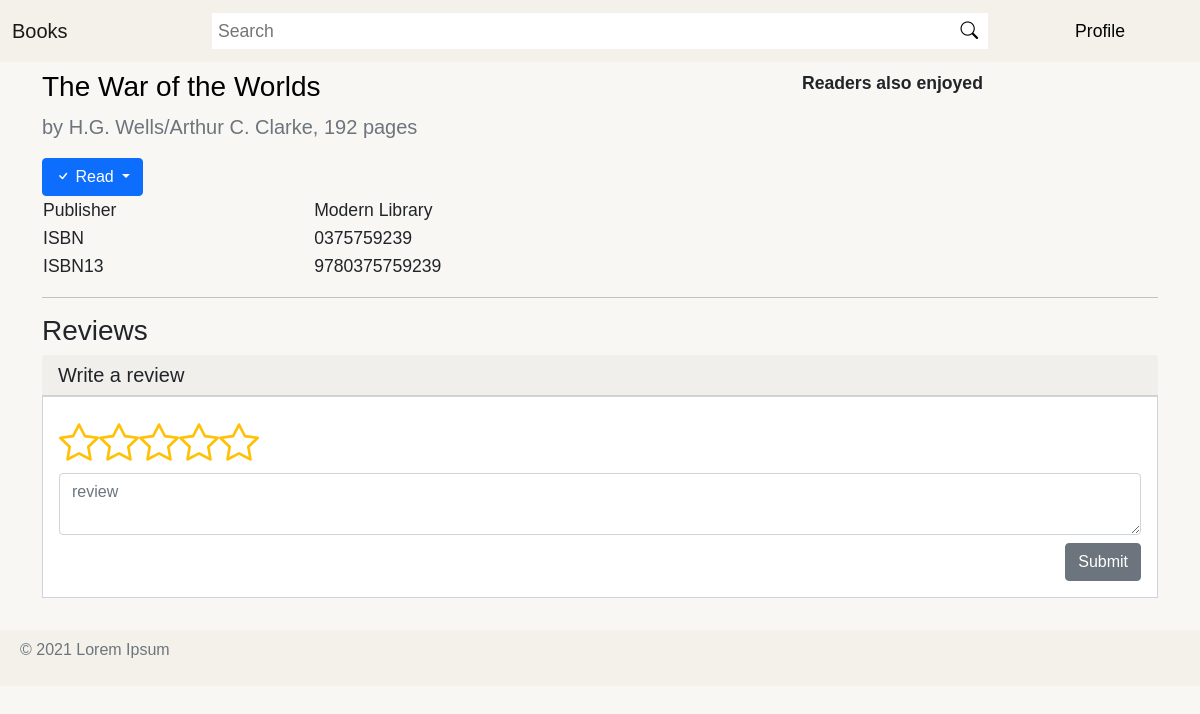
The page /book/2446 (signed in) on the database its author committed.
### tables this page shows
CREATE TABLE books (
    id INTEGER,
    title TEXT NOT NULL,
    author TEXT,
    publisher TEXT,
    num_pages INTEGER,
    isbn TEXT,
    isbn13 TEXT,
    PRIMARY KEY (id)
);

### app.py (the view)
@app.route("/book/<int:book_id>")
def book(book_id):
    if book_id == None:
        return redirect("/error")
    book = db.get_book(book_id)
    if len(book) == 0:
        return redirect("/error")
    else:
        return render_template("book.html", book=book[0], saved_books=db.get_saved_books(session.get('user_id')))

### db.py (called while the page is built)
def get_book(book_id):
    with sqlite3.connect(DB) as con:
        con.row_factory = sqlite3.Row
        cur = con.cursor()
        cur.execute("SELECT * FROM books WHERE id = ?", [book_id])
        return cur.fetchall()

def get_saved_books(user_id):
    if not user_id:
        return None
    with sqlite3.connect(DB) as con:
        con.row_factory = sqlite3.Row
        cur = con.cursor()
        cur.execute("SELECT * FROM saved_books WHERE user_id = ?", [user_id])
        result = cur.fetchall()
    books = {}
    for r in result:
        books[r['book_id']] = r['status']
    return books

### templates/book.html (shortened to what this page needs)
{% extends "layout.html" %}
{% block main %}
    <div class="row my-2">
        <div class="col-lg-8 col-sm-12">
            <h3 class="book-title">{{ book['title'] }}</h3>
            <p class="text-muted fs-5">by {{ book['author'] }}, {{ book['num_pages'] }} pages</p>
            {% if session.get('user_id') != None %}
                {% include 'book_btn.html' %}
            {% endif %}
            <table class="w-100">
                <tr>
                    <td>Publisher</td>
                    <td>{{ book['publisher'] }}</td>
                </tr>
                <tr>
                    <td>ISBN</td>
                    <td>{{ book['isbn'] }}</td>
                </tr>
                <tr>
                    <td>ISBN13</td>
                    <td>{{ book['isbn13'] }}</td>
                </tr>
            </table>
        </div>
        <div class="col-lg-4 col-sm-12">
            <p class="fw-bold">Readers also enjoyed</p>
        </div>
    </div>
    <hr>
    <div class="row my-3">
        <h3>Reviews</h3>
        {% if session.get('user_id') != None and saved_books.get(book['id']) == 3 %}
        <div class="card border-sharp mb-3">
            <h5 class="card-header border-sharp">Write a review</h5>
            <div class="form-control card-body border-sharp">
                <div class="fs-1 text-warning star-hover" id="star-hover" value=""><i class="bi bi-star" star="1"></i><i class="bi bi-star" star="2"></i><i class="bi bi-star" star="3"></i><i class="bi bi-star" star="4"></i><i class="bi bi-star" star="5"></i></div>
                <textarea class="form-control" placeholder="review" id="review"></textarea>
                <div class="d-flex justify-content-end mt-2">
                    <button class="btn btn-block btn-secondary" id="review-submit"> Submit</button>
                </div>
            </div>
        </div>
        {% endif %}
    </div>
{% endblock %}

### static/css/styles.css (style rules this page uses)
body { background-color: #F9F7F4; font-family: Arial, Helvetica, sans-serif; font-size: 1.1rem; max-width: 100%; }
.border-sharp { border-radius: 0; }
.book-title { text-decoration: none; color: black; }
.card { border: none; background-color: #F9F7F4; }

### rows shown on the page
books: title "The War of the Worlds", author "H.G. Wells/Arthur C. Clarke", num_pages "192", publisher "Modern Library", isbn "0375759239", isbn13 "9780375759239"
